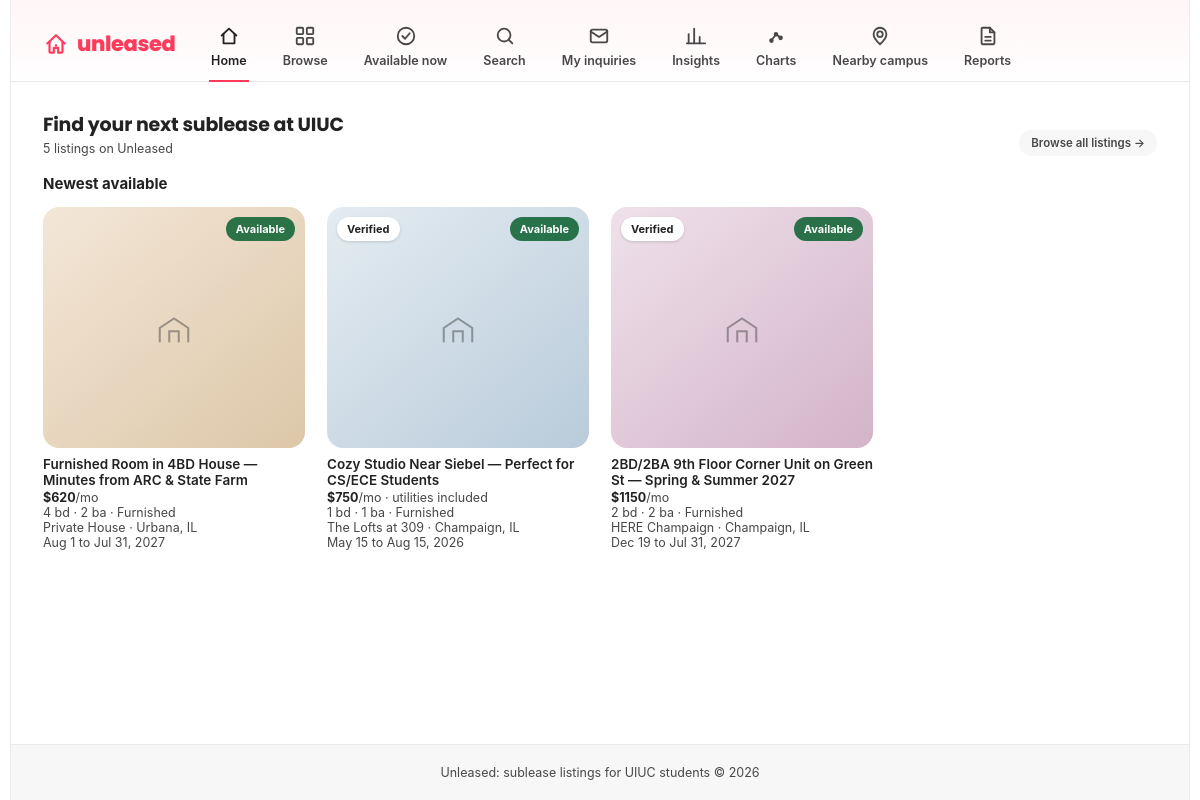
The page / on the database its author committed.
### listings/models.py (models this page shows, shortened)
class Listing(models.Model):
    class Status(models.TextChoices):
        AVAILABLE = 'available', 'Available'
        PENDING   = 'pending',   'Pending'
        FILLED    = 'filled',    'Filled'
    class GenderPreference(models.TextChoices):
        ANY     = 'any',     'Any'
        MALE    = 'male',    'Males only'
        FEMALE  = 'female',  'Females only'
    lister = models.ForeignKey(
        settings.AUTH_USER_MODEL,
        on_delete=models.CASCADE,          # Listing disappears if lister deletes account
        related_name='listings',
    )
    title = models.CharField(max_length=200)
    description = models.TextField(
        help_text="Full description. Can be AI-generated from a pasted WhatsApp message.",
    )
    monthly_rent = models.DecimalField(
        max_digits=7,
        decimal_places=2,
        validators=[MinValueValidator(0)],
    )
    utilities_included = models.BooleanField(
        default=False,
        help_text="True if electricity, water, internet are all bundled into the rent.",
    )
    building_name = models.CharField(
        max_length=200,
        blank=True,
        help_text="Public-facing building name shown before address is revealed.",
    )
    street_address = models.CharField(
        max_length=300,
        help_text="Full address — only revealed to seekers after an inquiry is accepted.",
    )
    unit_number = models.CharField(max_length=20, blank=True)
    city = models.CharField(max_length=100, default='Champaign')
    state = models.CharField(max_length=2, default='IL')
    zip_code = models.CharField(max_length=10, default='61820')
    bedrooms = models.PositiveSmallIntegerField()
    bathrooms = models.DecimalField(max_digits=3, decimal_places=1)
    is_private_bedroom = models.BooleanField(
        default=True,
        help_text="True if the subleasee gets a private, lockable bedroom.",
    )
    is_private_bathroom = models.BooleanField(default=False)
    is_furnished = models.BooleanField(default=False)
    has_in_unit_laundry = models.BooleanField(default=False)
    has_parking = models.BooleanField(default=False)
    has_balcony = models.BooleanField(default=False)
    pets_allowed = models.BooleanField(default=False)
    ac_included = models.BooleanField(default=True)
    available_from = models.DateField()
    available_until = models.DateField()
    gender_preference = models.CharField(
        max_length=10,
        choices=GenderPreference.choices,
        default=GenderPreference.ANY,
    )
    status = models.CharField(
        max_length=10,
        choices=Status.choices,
        default=Status.AVAILABLE,
    )
    is_property_verified = models.BooleanField(
        default=False,
        help_text="True once the lister has uploaded proof of lease.",
    )
    lease_document = models.FileField(
        upload_to='lease_docs/',
        null=True,
        blank=True,
        help_text="Private document — only visible to admins for verification.",
    )
    external_listing_url = models.URLField(
        blank=True,
        help_text="Optional link to official property manager listing (e.g. Smile Living).",
    )
    view_count = models.PositiveIntegerField(default=0)
    save_count = models.PositiveIntegerField(default=0)
    inquiry_count = models.PositiveIntegerField(default=0)
    ai_parsed = models.BooleanField(
        default=False,
        help_text="True if this listing was created via the WhatsApp message parser.",
    )
    raw_whatsapp_text = models.TextField(
        blank=True,
        help_text="Original pasted WhatsApp message stored for audit/re-parsing.",
    )
    saved_by_users = models.ManyToManyField(
        settings.AUTH_USER_MODEL,
        through='SavedListing',
        related_name='favorites',
        blank=True,
    )
    created_at = models.DateTimeField(auto_now_add=True)
    updated_at = models.DateTimeField(auto_now=True)
    class Meta:
        ordering = ['-created_at']
        constraints = [
            models.UniqueConstraint(
                fields=['lister', 'street_address', 'unit_number', 'available_from'],
                name='unique_listing_per_lister_unit_date',
            )
        ]
        verbose_name = 'Listing'
        verbose_name_plural = 'Listings'
    def get_absolute_url(self):
        return reverse('listings:detail', kwargs={'pk': self.pk})

### listings/views.py (the view)
# urls.py: 2. Add a URL to urlpatterns:  path('', views.home, name='home')
def home(request):
    context = {
        'featured': Listing.objects.filter(status=Listing.Status.AVAILABLE)[:3],
        'total_listings': Listing.objects.count(),
    }
    return render(request, 'listings/home.html', context)

### listings/templates/listings/home.html (shortened to what this page needs)
{% extends "base.html" %}
{% block content %}
  <div class="section-head">
    <div>
      <h2>Find your next sublease at UIUC</h2>
      <div class="sub">{{ total_listings }} listing{{ total_listings|pluralize }} on Unleased</div>
    </div>
    <a class="pill" href="{% url 'listings:list' %}">Browse all listings &rarr;</a>
  </div>
  <h3 style="font-size:15px;margin:0 0 14px;">Newest available</h3>
  <div class="grid">
    {% for listing in featured %}
      {% cycle 'g1' 'g2' 'g3' as tint silent %}
      {% include "listings/partials/_listing_card.html" with tint=tint %}
    {% empty %}
      <div class="empty">
        <div class="empty-icon">{% include "partials/_house_icon.html" %}</div>
        <h3>No available listings right now</h3>
        <p>Check back soon, or browse every listing including pending and filled ones.</p>
      </div>
    {% endfor %}
  </div>
{% endblock %}

### listings/templates/listings/partials/_listing_card.html
<a class="card" href="{{ listing.get_absolute_url }}">
  <div class="thumb {{ tint|default:'g1' }}">
    {% if listing.is_property_verified %}<span class="badge-fav">Verified</span>{% endif %}
    <span class="status status--{{ listing.status }}">{{ listing.get_status_display }}</span>
    <div class="thumb-icon">{% include "partials/_house_icon.html" %}</div>
  </div>
  <p class="card-title">{{ listing.title }}</p>
  <p class="card-meta"><b>${{ listing.monthly_rent|floatformat:"0" }}</b>/mo{% if listing.utilities_included %} &middot; utilities included{% endif %}</p>
  <p class="card-meta">{{ listing.bedrooms }} bd &middot; {{ listing.bathrooms|floatformat:"-1" }} ba{% if listing.is_furnished %} &middot; Furnished{% endif %}</p>
  <p class="card-meta">{{ listing.building_name|default:"Private residence" }} &middot; {{ listing.city }}, {{ listing.state }}</p>
  <p class="card-meta">{{ listing.available_from|date:"M j" }} to {{ listing.available_until|date:"M j, Y" }}</p>
</a>

### templates/partials/_house_icon.html
<svg viewBox="0 0 24 24" aria-hidden="true"><path d="M3 21v-9l9-6 9 6v9"/><path d="M9 21v-7h6v7"/></svg>

### static/css/base.css (style rules this page uses)
:root { --accent: #FF3B5C; --accent-dark: #E31C41; --ink: #222222; --ink-soft: #484848; --line: #EBEBEB; --bg-card: #F7F7F7; --radius-lg: 16px; --radius-md: 12px; --radius-pill: 999px; --font-display: 'Poppins', -apple-system, BlinkMacSystemFont, "Segoe UI", sans-serif; }
* { box-sizing: border-box; }
html, body { margin: 0; padding: 0; }
body { font-family: -apple-system, BlinkMacSystemFont, "Segoe UI", Helvetica, Arial, sans-serif; color: var(--ink); background: #fff; -webkit-font-smoothing: antialiased; }
a { color: inherit; text-decoration: none; }
.section-head { display: flex; align-items: flex-end; justify-content: space-between; gap: 12px; margin-bottom: 18px; }
.section-head h2 { font-family: var(--font-display); font-size: 19px; margin: 0; letter-spacing: -0.01em; }
.section-head .sub { font-size: 12.5px; color: var(--ink-soft); margin-top: 2px; }
.pill { font-size: 11.5px; font-weight: 600; color: var(--ink-soft); background: var(--bg-card); border-radius: var(--radius-pill); padding: 6px 12px; white-space: nowrap; }
.grid { display: grid; grid-template-columns: repeat(auto-fill, minmax(240px, 1fr)); gap: 22px; }
.card { display: block; }
.thumb { position: relative; border-radius: var(--radius-lg); aspect-ratio: 1 / 0.92; overflow: hidden; margin-bottom: 8px; transition: transform 0.15s ease, box-shadow 0.15s ease; }
.badge-fav { position: absolute; top: 10px; left: 10px; background: #fff; color: var(--ink); font-size: 11px; font-weight: 700; padding: 5px 10px; border-radius: var(--radius-pill); box-shadow: 0 1px 3px rgba(0, 0, 0, 0.15); }
.status { position: absolute; top: 10px; right: 10px; font-size: 11px; font-weight: 700; padding: 5px 10px; border-radius: var(--radius-pill); background: rgba(0, 0, 0, 0.55); color: #fff; }
.status--available { background: rgba(23, 104, 58, 0.9); }
.card-title { font-size: 13.5px; font-weight: 600; margin: 0 0 2px; }
.card-meta { font-size: 12.5px; color: var(--ink-soft); margin: 0; }
.card-meta b { color: var(--ink); }
.g1 { background: linear-gradient(140deg, #F4E7D8, #DCC7A8); }
.g2 { background: linear-gradient(140deg, #E4ECF2, #B9CBDA); }
.g3 { background: linear-gradient(140deg, #EFE1EA, #D3B4C8); }
.thumb-icon { position: absolute; inset: 0; display: flex; align-items: center; justify-content: center; opacity: 0.45; }
.thumb-icon svg { width: 38px; height: 38px; stroke: #3a3a3a; fill: none; stroke-width: 1.3; }

### rows shown on the page
Listing: status "Available", title "Furnished Room in 4BD House — Minutes from ARC & State Farm", monthly_rent "620", bedrooms "4", bathrooms "2", is_furnished "· Furnished", building_name "Private House", city "Urbana", state "IL", available_from "Aug 1", available_until "Jul 31, 2027"
Listing: is_property_verified "Verified", status "Available", title "Cozy Studio Near Siebel — Perfect for CS/ECE Students", monthly_rent "750", utilities_included "· utilities included", bedrooms "1", bathrooms "1", is_furnished "· Furnished", building_name "The Lofts at 309", city "Champaign", state "IL", available_from "May 15", available_until "Aug 15, 2026"
Listing: is_property_verified "Verified", status "Available", title "2BD/2BA 9th Floor Corner Unit on Green St — Spring & Summer 2027", monthly_rent "1150", bedrooms "2", bathrooms "2", is_furnished "· Furnished", building_name "HERE Champaign", city "Champaign", state "IL", available_from "Dec 19", available_until "Jul 31, 2027"

### other values the page prints
{{ total_listings }} "5"
